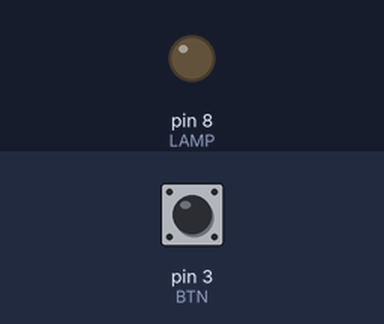
Simulated run of this sketch. Board: Arduino Uno, built with avr-gcc and run on an emulated ATmega328P. Shown: output pins drawn as LEDs (lit = HIGH). Inputs (shaded band) come from the test bench; at power-on: pin 3 (BTN) HIGH.

Above: at 1.2 s.
1.3 s: pin 3 (BTN) pulled LOW for 0.15 s
At 2.5 s:
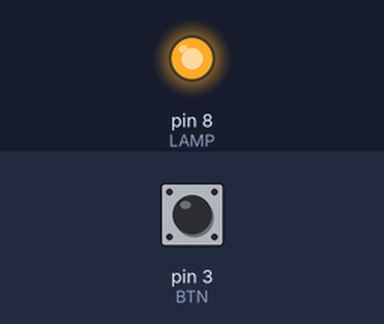
2.9 s: pin 3 (BTN) pulled LOW for 1 s
At 3.7 s:
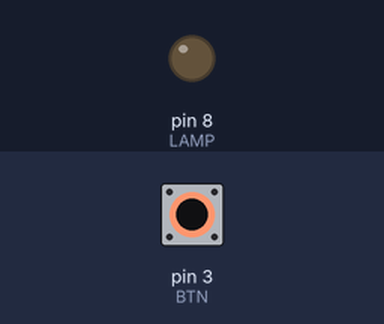
5.4 s: pin 3 (BTN) pulled LOW for 3.2 s
At 6.9 s:
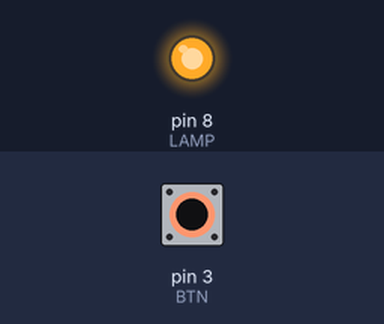
Timing chart, 0 to 8.4 s (numbered marks = the images above; inputs shaded):
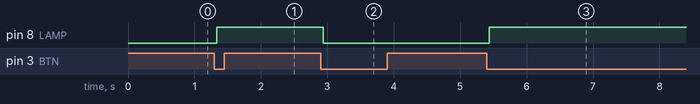

Measured:
- after the input at 1.3 s, pin 8 (LAMP): LOW → HIGH at once
- after the input at 2.9 s, pin 8 (LAMP): HIGH → LOW at once
- after the input at 5.4 s, pin 8 (LAMP): LOW → HIGH at once

The sketch:

reference.ino
```cpp
const int BTN = 3;
const int LAMP = 8;
const unsigned long DEBOUNCE_MS = 40;
bool lit = false;
int stable = HIGH;
int last = HIGH;
unsigned long changed = 0;
void setup()
{
    pinMode(BTN, INPUT_PULLUP);
    pinMode(LAMP, OUTPUT);
}
void loop()
{
    int v = digitalRead(BTN);
    if (v != last)
    {
        changed = millis();
        last = v;
    }
    if (millis() - changed >= DEBOUNCE_MS && v != stable)
    {
        stable = v;
        if (stable == LOW)
        {
            lit = !lit;
            digitalWrite(LAMP, lit ? HIGH : LOW);
        }
    }
}
```
